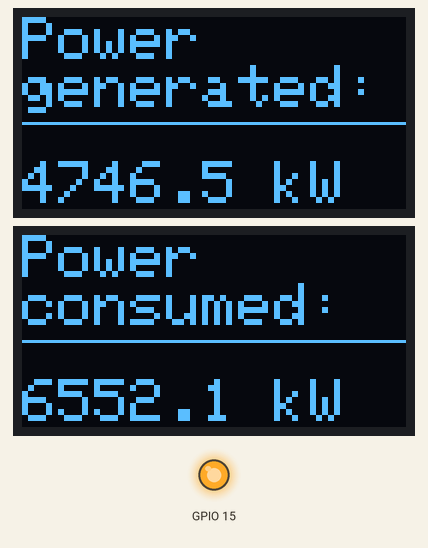
This sketch was run on a simulated ESP8266 (NodeMCU). Shown: 2 × 128×64 one-colour display, output pins drawn as LEDs (lit = HIGH). WiFi joins after 1.5 s; servers stay silent unless stated; the display library's start-up logo is not drawn; random numbers use the default seed unless the sketch sets one; no MQTT or app messages arrive unless stated; what the sketch prints to the serial monitor is not drawn.

Above: at 20.1 s.
At 35.1 s:
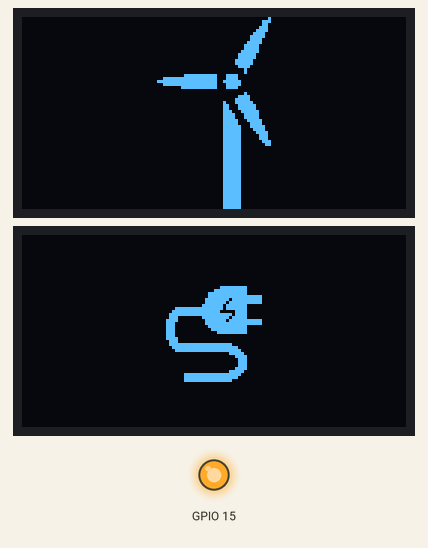

The sketch:

Energy_Balance.ino
```cpp
#include "MQTT.h"
#include "OLED_Display.h"

//Connection variables
const char* wifi_ssid = "FIWARE_fair";
const char* wifi_password = "!FIWARE!on!air!";

const char* mqtt_server = "192.168.1.100";
const char* mqtt_username = "LegoDemonstrator";
const char* mqtt_password = "Lego12Demo34nstr56ator";
const char* mqtt_client_id = "WindEnergy-ESP8266EnergyBalance";

const char* mqtt_energyGenerator_topic = "/idFZy8D9KzFko7db/GreenEnergyGenerator:Wind_Energy:1/attrs";
const char* mqtt_energyConsumer_topic = "/idFZy8D9KzFko7db/EnergyConsumer:Wind_Energy:1/attrs";

//OLED Display variables
const int WIO_NODE_SCL1_PIN = 1;
const int WIO_NODE_SDA1_PIN = 3;
OLED_Display oledDisplay1(WIO_NODE_SDA1_PIN, WIO_NODE_SCL1_PIN);
const int WIO_NODE_SCL2_PIN = 4;
const int WIO_NODE_SDA2_PIN = 5;
const int WIO_NODE_I2C_ADRESS2 = 0x3D;
OLED_Display oledDisplay2(WIO_NODE_SDA2_PIN, WIO_NODE_SCL2_PIN, WIO_NODE_I2C_ADRESS2);

//MQTT
WiFiClient espClient;
PubSubClient client(espClient);
MQTT mqtt(wifi_ssid, wifi_password, mqtt_server, mqtt_username, mqtt_password, mqtt_client_id);

void mqttCallback(String topic){
  Serial.println(topic);
}

//JSON
DynamicJsonDocument jsonDoc(1024);

//variables
long lastTime = 0;
bool doOnce = false;

float energyProduced = random(30000,50000)/10.0;
float energyConsumed = random(50000,70000)/10.0;

int counter = 0;

void setup() {
  //Wio node -> make port available
  pinMode(15, OUTPUT);
  digitalWrite(15, 1);

  //Serial.begin(115200);
  oledDisplay1.setup();
  oledDisplay2.setup();

  mqtt.setup();
}

void loop() {
  mqtt.loop();

  unsigned long currentTime = millis();
  unsigned long diffTime = currentTime - lastTime;

  if(diffTime > 20000){
    lastTime = currentTime;

    counter++;
    if(counter > 180){
      counter = 0;
      energyProduced = random(30000,50000)/10.0;
      energyConsumed = random(50000,70000)/10.0;
    }

    int randomSign = random(0,10);
    if(randomSign > 4){
      energyProduced = energyProduced - (random(0,1000)/10.0);
    }else{
      energyProduced = energyProduced + (random(0,1000)/10.0);
    }
    randomSign = random(0,10);
    if(randomSign > 4){
      energyConsumed = energyConsumed - (random(0,1000)/10.0);
    }else{
      energyConsumed = energyConsumed + (random(0,1000)/10.0);
    }

    oledDisplay1.display(energyProduced, "generated:");
    oledDisplay2.display(energyConsumed, "consumed:");

    mqtt.send(mqtt_energyGenerator_topic, "maxEolicPowerGenerated", energyProduced);
    mqtt.send(mqtt_energyConsumer_topic, "p", energyConsumed);

    doOnce = true;

  } else if(diffTime > 15000 && doOnce){
    doOnce = false;
    oledDisplay1.drawBitmap(WindEnergy);
    oledDisplay2.drawBitmap(EnergyConsumption);
  }
}
```

MQTT.cpp
```cpp
#include "MQTT.h"

//---------------public-----------------------

MQTT::MQTT(const char* wifi_ssid,
 const char* wifi_password,
 const char* mqtt_server,
 const char* mqtt_username,
 const char* mqtt_password,
 const char* mqtt_client_id)
{
    this->wifi_ssid = wifi_ssid;
    this->wifi_password = wifi_password;
    this->mqtt_server = mqtt_server;
    this->mqtt_username = mqtt_username;
    this->mqtt_password = mqtt_password;
    this->mqtt_client_id = mqtt_client_id;
}

void MQTT::setup() {
    initWiFi();
    int i = 0;
    while(WiFi.status() != WL_CONNECTED){
        delay(500);
        Serial.print(".");
        if(i++ > 20) break;
    }
    if(WiFi.status() == WL_CONNECTED){
        Serial.println("");
        Serial.println("WiFi connected!");
    }else{
        Serial.println("");
        Serial.println("WiFi is not connected!");
    }
    initMQTT();
}

void MQTT::loop() {
    if(!client.connected()) mqtt_reconnect();
    client.loop();
}

void MQTT::send(const char* topic, const char* sensor, float measurement) {
    if(client.connected()){
        String responseMessage = "";
        jsonDoc.clear();

        jsonDoc[sensor] = measurement;
        serializeJson(jsonDoc, responseMessage);

        client.publish(topic, responseMessage.c_str());
    }
}

//-------------private-------------------------

//WiFi
void MQTT::initWiFi() {
    // delete old config
    WiFi.disconnect(true);

    delay(100);

    WiFi.setAutoReconnect(true);

    WiFi.mode(WIFI_STA);
    WiFi.begin(wifi_ssid, wifi_password);

    Serial.println("");
    Serial.print("Wait for WiFi...");
}

//MQTT
void MQTT::initMQTT() {
    client.setServer(mqtt_server,1883);
    client.setCallback(mqtt_callback);
    Serial.println("Initialized MQTT!");
}

void MQTT::mqtt_callback(char* topic, byte* message, unsigned int length) {
    String messageTemp = "";

    Serial.print("Message arrived on topic: ");
    Serial.println(String(topic));
    Serial.print("Message: ");

    for (int i = 0; i < length; i++) {
        messageTemp += (char)message[i];
    }
    Serial.println(messageTemp);

    jsonDoc.clear();
    auto error = deserializeJson(jsonDoc, messageTemp);
    if (error) {
        Serial.println("deserializeJson() failed with code ");
        Serial.println(error.c_str());
        return;
    }

    mqttCallback(String(topic));
}

void MQTT::mqtt_reconnect() {
    long currentTime = millis();
    if(!client.connected() && (currentTime - lastTime > MQTT_RECONNECT_TIME * 1000)){
        lastTime = currentTime;

        Serial.println("Connecting MQTT ...");
        if (client.connect(mqtt_client_id, mqtt_username, mqtt_password)) {
            Serial.println("MQTT connected!");
            // Subscribe
            for(auto topic = topics.begin(); topic != topics.end(); ++topic){
                client.subscribe(*topic);
            }
            delay(1000);
        } else {
            delay(100);
            Serial.println(String("failed, rc=" + String(client.state())));
            delay(100);
            String string_retry = "try again in " + String(MQTT_RECONNECT_TIME) + " sec";
            Serial.println(string_retry);
            delay(1000);
        }
    }
}

void MQTT::subscribe(const char* topic){
    topics.push_back(topic);
}
```

MQTT.h
```cpp
#pragma once

#include <Arduino.h>

#include <ESP8266WiFi.h>
#include <PubSubClient.h>
#include <ArduinoJson.h>
#include <vector>

#define MQTT_RECONNECT_TIME 30 //in seconds

//JSON
extern DynamicJsonDocument jsonDoc;

//MQTT
extern PubSubClient client;
extern void mqttCallback(String topic);


class MQTT
{
    private:
        //WiFi
        const char* wifi_ssid;
        const char* wifi_password;
        //MQTT server
        const char* mqtt_server;
        const char* mqtt_username;
        const char* mqtt_password;
        const char* mqtt_client_id;

        //MQTT topics
        std::vector<const char*> topics;

        //WiFi
        void initWiFi();

        //MQTT
        void initMQTT();
        static void mqtt_callback(char* topic, byte* message, unsigned int length);
        void mqtt_reconnect();

        long lastTime = 0;

    public:
        MQTT(const char* wifi_ssid,
            const char* wifi_password,
            const char* mqtt_server,
            const char* mqtt_username,
            const char* mqtt_password,
            const char* mqtt_client_id
        );

        void subscribe(const char* topic);

        void setup();
        void loop();
        void send(const char* topic, const char* sensor, float measurement);
};
```

OLED_Display.cpp
```cpp
#include "OLED_Display.h"

OLED_Display::OLED_Display(int sdaPin, int sclPin, int screenAdress) {
    this->sdaPin = sdaPin;
    this->sclPin = sclPin;
    this->screenAdress = screenAdress;
    oledDisplay = new Adafruit_SSD1306(SCREEN_WIDTH, SCREEN_HEIGHT, &Wire, OLED_RESET);
}

OLED_Display::~OLED_Display() {
    delete oledDisplay;
}

void OLED_Display::setup() {
    Wire.begin(sdaPin, sclPin);

    // SSD1306_SWITCHCAPVCC = generate display voltage from 3.3V internally
    if(!oledDisplay->begin(SSD1306_SWITCHCAPVCC, screenAdress)) {
        Serial.println(F("SSD1306 allocation failed"));
        for(;;); // Don't proceed, loop forever
    }

    // Show initial display buffer contents on the screen --
    // the library initializes this with an Adafruit splash screen.
    oledDisplay->display();
}

void OLED_Display::prepare() {
    oledDisplay->setTextSize(2);             // Normal 1:1 pixel scale
    oledDisplay->setTextColor(SSD1306_WHITE);        // Draw white text
    oledDisplay->setCursor(0,0);
}

void OLED_Display::display(float energy, String energyType) {
    Wire.begin(sdaPin, sclPin);
    //clear and prepare Display
    oledDisplay->clearDisplay();
    prepare();

    //draw Data on display
    oledDisplay->println("Power");
    oledDisplay->println(energyType);
    oledDisplay->drawLine(0, SCREEN_HEIGHT/2+3, SCREEN_WIDTH, SCREEN_HEIGHT/2+3, SSD1306_WHITE);
    oledDisplay->println("");
    oledDisplay->print(String(energy,1));
    oledDisplay->println(" kW");

    //update Display
    oledDisplay->display();
}

void OLED_Display::drawBitmap(const unsigned char* Bitmap){
    Wire.begin(sdaPin, sclPin);
    //clear and prepare Display
    oledDisplay->clearDisplay();
    //prepare();

    oledDisplay->drawBitmap(32, 0, Bitmap, 64, 64, SSD1306_WHITE);

    //update Display
    oledDisplay->display();
}
```

Source omitted: OLED_Display.h (data table, 7152 bytes)

Measured:
- what the display in image 0 shows lasts 14.9 s, from 20.1 s to 35.0 s
